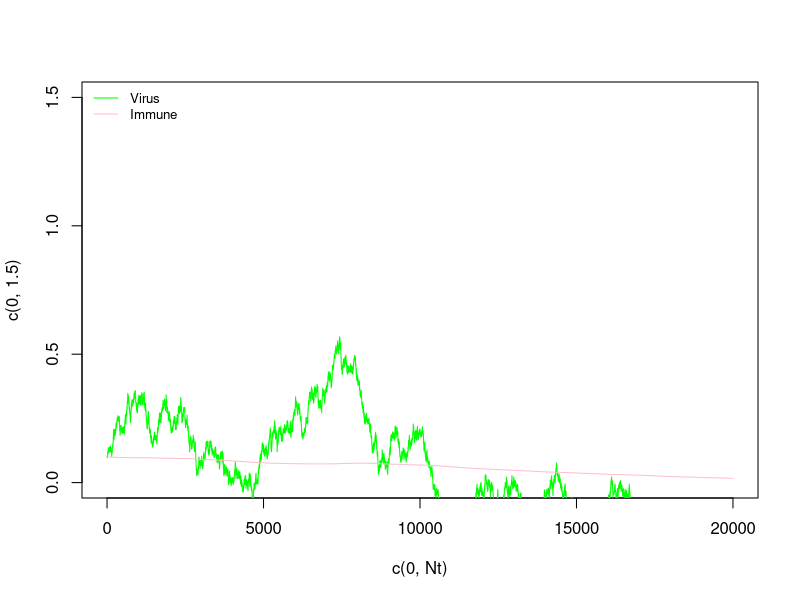

Source code (R):
## Modello 4: numero 1 in dim 2
Nt = 20000; dt = 0.001
Nsample = 1
#
lam=1; d=0.1; beta=0.1; a=0.2; p=0.3; c=0.3; b=0.1
nat = (beta*lam*c)/(beta*b+c*d)
mor = a
{
  R0=(lam*beta)/(d*a)
  Q0=c*(beta*lam-a*d)-a*beta*d
  #
  # Non c'è una risposta immunitaria:
  if (Q0<0) {
    if (R0>1) {
      sc = lam/d
      ic = (lam*beta - d*a)/a*beta
      ctl = 0
    }
    if (R0<1) {
      sc = lam/d
      ic = 0
      ctl = 0
    }
  }
  # C'è una risposta immunitaria:
  if (Q0>0) {
    sc = (lam*c)/(beta*b+c*d)
    ic = b/c
    ctl = (c*(beta*lam-a*d)-a*beta*d)/(p*(beta*b+c*d))
  }
}
epsilon = 1-p*ctl
p1 = (p*ctl)/(epsilon+p*ctl)
#
sigma = 0.1
#
V = matrix(0,Nsample,Nt)
I = V
V[,1] = 0.1
I[,1] = 0.1
#
#
# Metodo di Eulero
for (t in (1:(Nt-1))) {
  V[,t+1] = V[,t] + dt*(nat-mor-p1)*V[,t] + atan((t*(V[,t])))*sqrt(dt)*sigma*rnorm(Nsample)
  I[,t+1] = I[,t] + dt*I[,t]*(c*V[,t]-b)
  }
#tmp.neg.traj = rep(0,Nsample)
plot(c(0,Nt),c(0,1.5),type="n")
legend("topleft",legend = c("Virus","Immune"), col=c("green","pink"),lty=rep(1,2),horiz=FALSE, bty='n', cex=0.8)
for (i in (1:Nsample)) {
  lines(V[i,], col = "green")
  lines(I[i,], col = "pink")
  #tmp.neg.traj[i] = sum(V[i,]<0)
}





